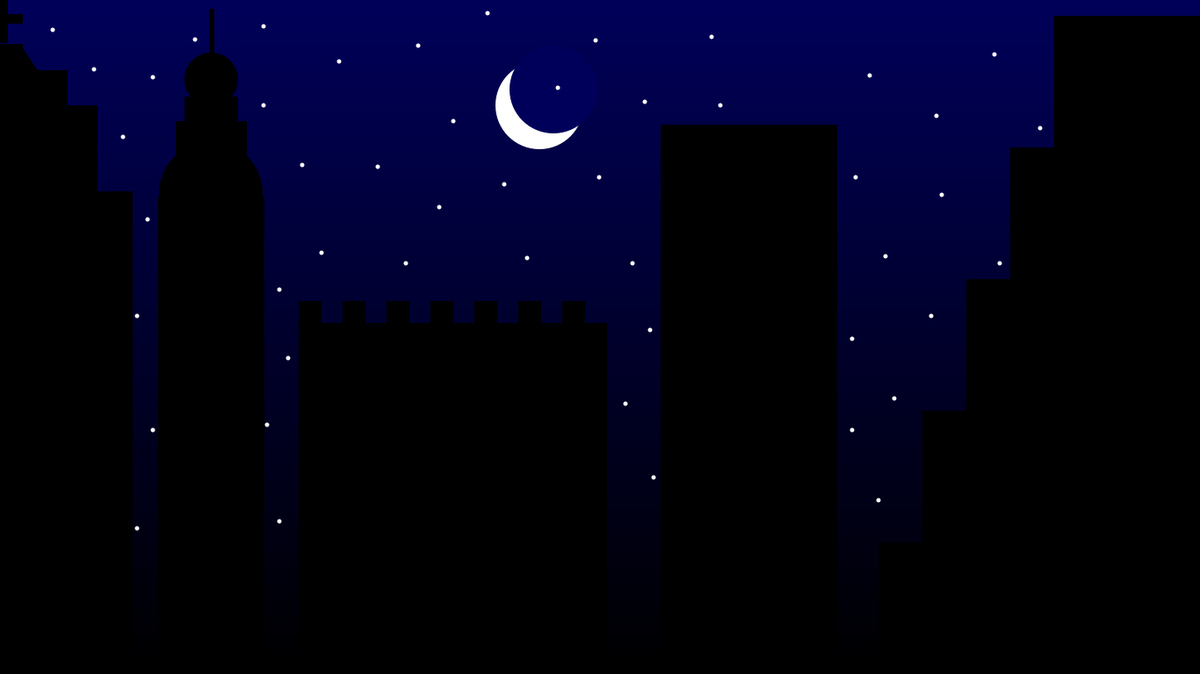
Frame 1 (no input)
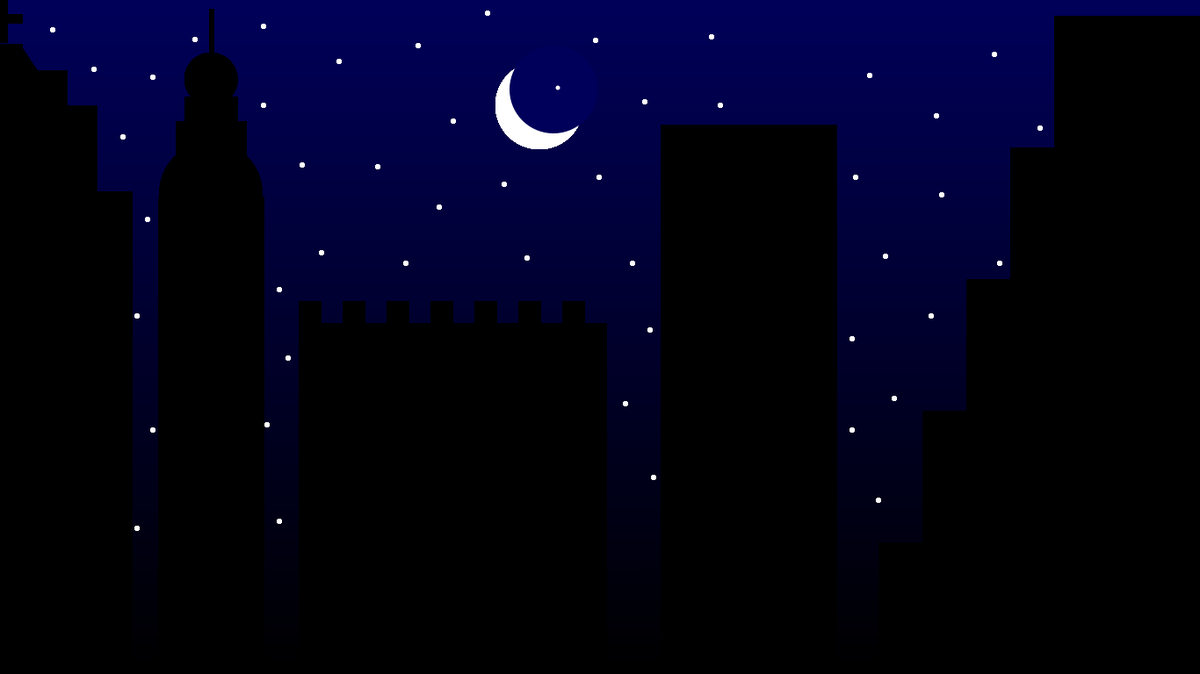
Frame 60 (the mouse pressed at the canvas centre just before this capture)
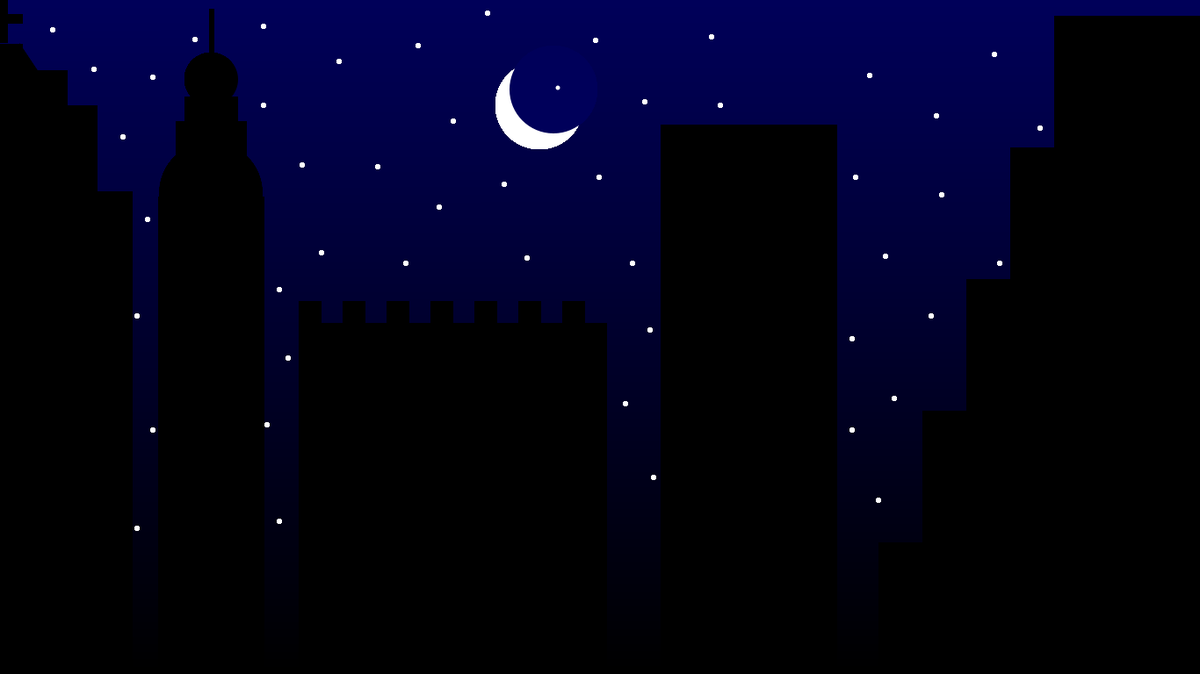
Frame 120 (the mouse held since frame 60 and released just before this capture)

The Processing sketch that drew these frames (run headless with seeded random() and noise(); from frame 60 on, the mouse is pressed at the canvas centre):

// Processing sketch: Skyline1
// ── Skyline1.pde

void setup()
{
  color topColor = color(0, 0, 90);
  color bottomColor = color(0, 0, 0);
  float gradeFactor;
 
  size(1366, 768);
  background(topColor);
 ////NOTE GRADIENT CODE BELOW CAN BE LEFT OUT IF DESIRED
  loadPixels();
  for (int i = 0;i<pixels.length; i++)
  {
    float r= red(pixels[i]);
    float g= green(pixels[i]);
    float b= blue(pixels[i]);
 
    float r2 = red(bottomColor);
    float g2 = green(bottomColor);
    float b2 = blue(bottomColor);
 
    r = r * (pixels.length - i) / pixels.length + ((r2 * i) / pixels.length);
    g = g * (pixels.length - i) / pixels.length + ((g2 * i) / pixels.length);
    b = b * (pixels.length - i) / pixels.length + ((b2 * i) / pixels.length);
    pixels[i] = color(r, g, b);
  }
 updatePixels();
}
 
void draw()
{
 println(mouseX+ " " +mouseY);
 fill(0);
 rect(0,768,150,-550);
  fill(0);
 rect(110,220,-150,-100);
  fill(0);
 rect(76,120,-100,-40);
 fill(0);
 triangle(22,80,22,50,42,80);
 fill(0);
 rect(0,50,25,30);
 fill(0);
 rect(0,48,8,-50);
 fill(0);
 rect(0,16,25,10);
 fill(0);
 rect(180,224,120,700);
 fill(0);
 ellipse(240,220,117,117);
 fill(0);
 rect(200,138,80,80);
  fill(0);
 rect(210,110,60,60);
 fill(0);
 ellipse(240,90,60,60);
  fill(0);
 rect(238,60,5,-50);
  fill(0);
 rect(340,768,350,-400);
  fill(0);
 rect(340,368,25,-25);
  fill(0);
 rect(390,368,25,-25);
  fill(0);
 rect(440,368,25,-25);
  fill(0);
 rect(490,368,25,-25);
  fill(0);
 rect(540,368,25,-25);
   fill(0);
 rect(590,368,25,-25);
  fill(0);
 rect(640,368,25,-25);
   fill(0);
 rect(752,142,200,768);
   fill(0);
 rect(1000,768,2000,-150);
    fill(0);
 rect(1050,618,2000,-150);
     fill(0);
 rect(1100,468,2000,-150);
     fill(0);
 rect(1150,318,2000,-150);
     fill(0);
 rect(1200,168,2000,-150);
 noStroke();
 fill(255);
 ellipse(614,120,100,100);
 fill(0,0,90);
 ellipse(630,102,100,100);
 fill(255);
 ellipse(476,52,5,5);
 fill(255);
 ellipse(60,34,5,5);
 fill(255);
 ellipse(107,79,5,5);
 fill(255);
 ellipse(300,120,5,5);
  fill(255);
 ellipse(140,156,5,5);
  fill(255);
 ellipse(990,86,5,5);
  fill(255);
 ellipse(810,42,5,5);
  fill(255);
 ellipse(430,190,5,5);
  fill(255);
 ellipse(720,300,5,5);
  fill(255);
 ellipse(635,100,5,5);
  fill(255);
 ellipse(500,236,5,5);
  fill(255);
 ellipse(366,288,5,5);
  fill(255);
 ellipse(600,294,5,5);
  fill(255);
 ellipse(386,70,5,5);
  fill(255);
 ellipse(222,45,5,5);
  fill(255);
 ellipse(318,330,5,5);
  fill(255);
 ellipse(344,188,5,5);
  fill(255);
 ellipse(678,46,5,5);
  fill(255);
 ellipse(555,15,5,5);
  fill(255);
 ellipse(682,202,5,5);
  fill(255);
 ellipse(516,138,5,5);
  fill(255);
 ellipse(974,202,5,5);
  fill(255);
 ellipse(168,250,5,5);
  fill(255);
 ellipse(156,360,5,5);
  fill(255);
 ellipse(174,490,5,5);
  fill(255);
 ellipse(156,602,5,5);
  fill(255);
 ellipse(328,408,5,5);
  fill(255);
 ellipse(304,484,5,5);
  fill(255);
 ellipse(318,594,5,5);
  fill(255);
 ellipse(740,376,5,5);
  fill(255);
 ellipse(712,460,5,5);
  fill(255);
 ellipse(734,116,5,5);
  fill(255);
 ellipse(574,210,5,5);
  fill(255);
 ellipse(820,120,5,5);
  fill(255);
 ellipse(462,300,5,5);
  fill(255);
 ellipse(300,30,5,5);
  fill(255);
 ellipse(174,88,5,5);
  fill(255);
 ellipse(744,544,5,5);
  fill(255);
 ellipse(1132,62,5,5);
  fill(255);
 ellipse(1072,222,5,5);
  fill(255);
 ellipse(1184,146,5,5);
  fill(255);
 ellipse(1066,132,5,5);
  fill(255);
 ellipse(1008,292,5,5);
  fill(255);
 ellipse(1138,300,5,5);
  fill(255);
 ellipse(1060,360,5,5);
  fill(255);
 ellipse(970,386,5,5);
  fill(255);
 ellipse(1018,454,5,5);
  fill(255);
 ellipse(970,490,5,5);
  fill(255);
 ellipse(1000,570,5,5);
}
